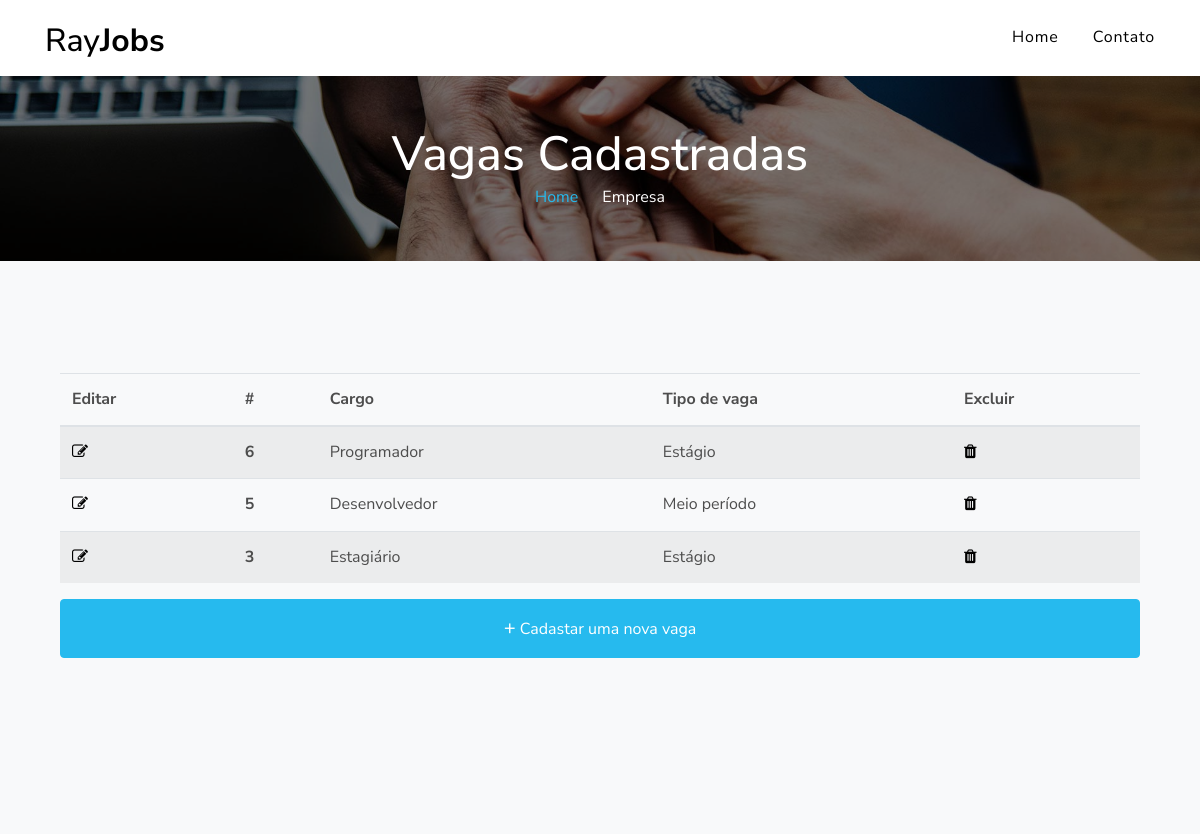
The page /lista_vaga.php on the database its author committed.
### tables this page shows
CREATE TABLE IF NOT EXISTS `vaga` (
  `id` int(11) NOT NULL AUTO_INCREMENT,
  `cargo` varchar(100) NOT NULL,
  `nome_empresa` varchar(100) NOT NULL,
  `tipo_vaga` varchar(100) NOT NULL,
  `cidade` varchar(100) NOT NULL,
  `descricao` varchar(500) NOT NULL,
  `requisitos` varchar(500) NOT NULL,
  PRIMARY KEY (`id`)
);

### model/vaga.php (called while the page is built, shortened)
<?php
class vaga
{
	function listar()
	{
		$con = get_conexao();
		$sql = $con->prepare('SELECT * FROM vaga ORDER BY id DESC');
		$sql->execute();
		return $sql->fetchAll();
	}
}
?>

### lista_vaga.php (the view, shortened to what this page needs)
<?php
  require_once 'model/vaga.php';
 ?>
<!DOCTYPE html>
<html lang="pt-br">
  <head>
<link href="https://stackpath.bootstrapcdn.com/font-awesome/4.7.0/css/font-awesome.min.css" rel="stylesheet">
    <link rel="stylesheet" href="fonts/icomoon/style.css">
    <link rel="stylesheet" href="css/bootstrap.min.css">
    <link rel="stylesheet" href="css/magnific-popup.css">
    <link rel="stylesheet" href="css/jquery-ui.css">
    <link rel="stylesheet" href="css/owl.carousel.min.css">
    <link rel="stylesheet" href="css/owl.theme.default.min.css">
    <link rel="stylesheet" href="css/bootstrap-datepicker.css">
    <link rel="stylesheet" href="css/animate.css">
    <link rel="stylesheet" href="fonts/flaticon/font/flaticon.css">
    <link rel="stylesheet" href="css/fl-bigmug-line.css">
    <link rel="stylesheet" href="css/aos.css">
    <link rel="stylesheet" href="css/style.css">
  </head>
  <body>
  <div class="site-wrap">
    <header class="site-navbar py-1" role="banner">
      <div class="container">
        <div class="row align-items-center">
          <div class="col-6 col-xl-2">
            <h1 class="mb-0"><a href="index.php" class="text-black h2 mb-0">Ray<strong>Jobs</strong></a></h1>
          </div>
          <div class="col-10 col-xl-10 d-none d-xl-block">
            <nav class="site-navigation text-right" role="navigation">
              <ul class="site-menu js-clone-nav mr-auto d-none d-lg-block">
                <li class="active"><a href="index.php">Home</a></li>
                <li class="active"><a href="contato.php">Contato</a></li>
              </ul>
            </nav>
          </div>
          <div class="col-6 col-xl-2 text-right d-block">
          </div>
        </div>
      </div>
    </header>
    <div class="unit-5 overlay" style="background-image: url('images/hero_bg_2.jpg');">
      <div class="container text-center">
        <h2 class="mb-0">Vagas Cadastradas</h2>
        <p class="mb-0 unit-6"><a href="index.php">Home</a> <span class="sep"></span> <span>Empresa</span></p>
      </div>
    </div>
    <div class="site-section bg-light">
      <div class="container">
        <div class="row">
          <div class="col-md-12 col-lg-12 mb-5">
 <div class="form-group col-12">
        <table class="table table-striped sortable">
          <thead>
            <tr>
              <th scope="col">Editar</th>
              <th scope="col">#</th>
              <th scope="col">Cargo</th>
              <th scope="col">Tipo de vaga</th>
              <th scope="col">Excluir</th>
            </tr>
          </thead>
          <tbody>
            <?php
              $vaga = new vaga();
              $lista_vaga = $vaga->listar();
              foreach ($lista_vaga as $registro => $campo)
              {
              echo
              '<tr>
                <td><a href="edita_vaga.php?id='.$campo['id'].'"><i class="fa fa-edit" style="color: #000;"></td>
                <th scope="row">'.$campo['id'].'</th>
                <td>'.$campo['cargo'].'</td>
                <td>'.$campo['tipo_vaga'].'</td>
                <td><a href="del_vaga.php?id='.$campo['id'].'"><i class="fa fa-trash" style="color: #000;"></i></td>
              </tr>';
              }
            ?>
          </tbody>
        </table>
         <a href="cad_vaga.php" class="btn btn-primary py-3 btn-block"><span class="h5">+</span> Cadastar uma nova vaga </a>
      </div>
       </div>
      </div>
    </div>
  </body>
</html>

### css/style.css (style rules this page uses)
body { line-height: 1.7; color: #4d4d4d; font-weight: 400; font-size: 1rem; font-family: "Roboto Mono", SFMono-Regular, Menlo, Monaco, Consolas, "Liberation Mono", "Courier New", monospace; font-family: "Nunito Sans", -apple-system, BlinkMacSystemFont, "Segoe UI", Roboto, "Helvetica Neue", Arial, sans-serif, "Apple Color Emoji", "Segoe UI Emoji", "Segoe UI Symbol", "Noto Color Emoji"; }
a { -webkit-transition: .3s all ease; -o-transition: .3s all ease; transition: .3s all ease; }
.text-black { color: #000 !important; }
.site-wrap:before { -webkit-transition: .3s all ease-in-out; -o-transition: .3s all ease-in-out; transition: .3s all ease-in-out; background: rgba(0, 0, 0, 0.6); content: ""; position: absolute; z-index: 2000; top: 0; left: 0; right: 0; bottom: 0; opacity: 0; visibility: hidden; }
.btn { position: relative; top: 0; }
.btn.btn-primary { color: #fff; }
.site-section { padding: 3em 0; }
@media (min-width: 768px) { .site-section { padding: 7em 0; } }
.site-navbar { margin-bottom: 0px; width: 100%; border-bottom: none; z-index: 2; position: relative; }
.site-navbar .site-navigation .site-menu { margin-bottom: 0; margin-left: 0; padding-left: 0; }
.site-navbar .site-navigation .site-menu .active > a { color: #000; }
.site-navbar .site-navigation .site-menu a { text-decoration: none !important; display: inline-block; }
.site-navbar .site-navigation .site-menu > li { display: inline-block; padding: 10px 5px; }
.site-navbar .site-navigation .site-menu > li > a { padding: 10px 10px; letter-spacing: .05em; color: rgba(0, 0, 0, 0.6); text-decoration: none !important; }
.site-navbar .site-navigation .site-menu > li:last-child { padding-right: 0; }
.site-navbar .site-navigation .site-menu > li:last-child > a { padding-right: 0; }
.site-mobile-menu .site-nav-wrap { padding: 0; margin: 0; list-style: none; position: relative; }
.site-mobile-menu .site-nav-wrap a { padding: 10px 20px; display: block; position: relative; color: #212529; }
.site-mobile-menu .site-nav-wrap li { position: relative; display: block; }
.site-mobile-menu .site-nav-wrap li.active > a { color: #26baee; }
.site-mobile-menu .site-nav-wrap > li { display: block; position: relative; float: left; width: 100%; }
.site-mobile-menu .site-nav-wrap > li > a { padding-left: 20px; font-size: 20px; }
.unit-5 { padding-top: 50px; padding-bottom: 50px; background-size: cover; background-position: center center; }
.unit-5.overlay { position: relative; }
.unit-5.overlay:before { position: absolute; content: ""; left: 0; right: 0; bottom: 0; top: 0; z-index: 1; background: rgba(0, 0, 0, 0.5); }
.unit-5 > .container { z-index: 2; position: relative; }
.unit-5 h2 { color: #fff; font-size: 3rem; }
.unit-6 { color: #fff; }

### rows shown on the page
vaga: id "6", cargo "Programador", tipo_vaga "Estágio"
vaga: id "5", cargo "Desenvolvedor", tipo_vaga "Meio período"
vaga: id "3", cargo "Estagiário", tipo_vaga "Estágio"
